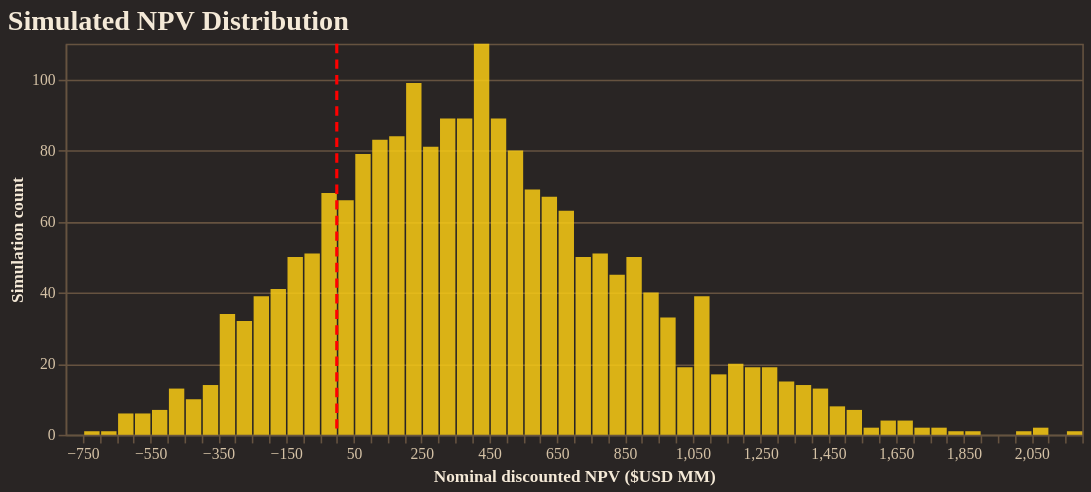

The notebook cell this image was saved under:
### Code cell
from resgo.plotting.tables import npv_USD
import numpy as np
import pandas as pd

npv = npv_USD(
    simpack,
    nominal=True,
    discounted=True,
    success_only=False,
)
npv_usd = npv.to_numpy().ravel()
npv_df = pd.DataFrame({"npv_usd_mm": npv_usd / 1e6})

histogram = (
    alt.Chart(npv_df)
    .mark_bar(color="#FACC15", opacity=0.85)
    .encode(
        x=alt.X(
            "npv_usd_mm:Q",
            bin=alt.Bin(maxbins=60),
            title="Nominal discounted NPV ($USD MM)",
        ),
        y=alt.Y("count():Q", title="Simulation count"),
        tooltip=[alt.Tooltip("count():Q", title="Count")],
    )
    .properties(
        width=650,
        height=250,
        title="Simulated NPV Distribution",
    )
)

break_even = (
    alt.Chart(pd.DataFrame({"npv_usd_mm": [0]}))
    .mark_rule(color="red", strokeDash=[6, 4], strokeWidth=2)
    .encode(x="npv_usd_mm:Q")
)

fig = alt.layer(histogram, break_even)
fig.show()

### Figure 1 — Vega-Lite specification as saved in the notebook (floating-point values rounded to 4 significant figures; data arrays with more than 128 entries replaced by an {"elided": "..."} marker saying what was removed)
{"config": {"background": "#292524", "view": {"fill": "#292524", "stroke": "#665340"}, "title": {"color": "#f4e9d7", "font": "Merriweather", "fontSize": 18, "fontWeight": 600, "subtitleColor": "#d5c2a6", "anchor": "start"}, "axis": {"domainColor": "#665340", "gridColor": "#665340", "tickColor": "#665340", "labelColor": "#d5c2a6", "titleColor": "#f4e9d7", "labelFont": "Merriweather", "titleFont": "Merriweather"}, "legend": {"titleColor": "#f4e9d7", "labelColor": "#d5c2a6", "labelFont": "Merriweather", "titleFont": "Merriweather", "orient": "top-right", "symbolType": "circle"}, "header": {"labelColor": "#d5c2a6", "titleColor": "#f4e9d7", "labelFont": "Merriweather", "titleFont": "Merriweather"}, "mark": {"color": "#c78d3b"}, "line": {"color": "#c78d3b"}, "bar": {"color": "#c78d3b"}, "point": {"color": "#ddb06d"}, "area": {"color": "#c78d3b", "opacity": 0.35}, "text": {"color": "#f4e9d7", "font": "Merriweather"}, "range": {"category": ["#5DA5DA", "#F28E2B", "#59C36A", "#E15759", "#B07AA1", "#4ECDC4", "#FF9DA7", "#EDC948"]}}, "layer": [{"data": {"name": "data-3fd5742060221ec4904bc345d0f9ba17"}, "mark": {"type": "bar", "color": "#FACC15", "opacity": 0.85}, "encoding": {"tooltip": [{"aggregate": "count", "title": "Count", "type": "quantitative"}], "x": {"bin": {"maxbins": 60}, "field": "npv_usd_mm", "title": "Nominal discounted NPV ($USD MM)", "type": "quantitative"}, "y": {"aggregate": "count", "title": "Simulation count", "type": "quantitative"}}, "title": "Simulated NPV Distribution"}, {"data": {"name": "data-83a0ef6621ce3be6c7bd66d40cf7fe67"}, "mark": {"type": "rule", "color": "red", "strokeDash": [6, 4], "strokeWidth": 2}, "encoding": {"x": {"field": "npv_usd_mm", "type": "quantitative"}}}], "height": 250, "width": 650, "$schema": "https://vega.github.io/schema/vega-lite/v5.20.1.json", "datasets": {"data-3fd5742060221ec4904bc345d0f9ba17": {"elided": "2000 records"}, "data-83a0ef6621ce3be6c7bd66d40cf7fe67": [{"npv_usd_mm": 0}]}}
